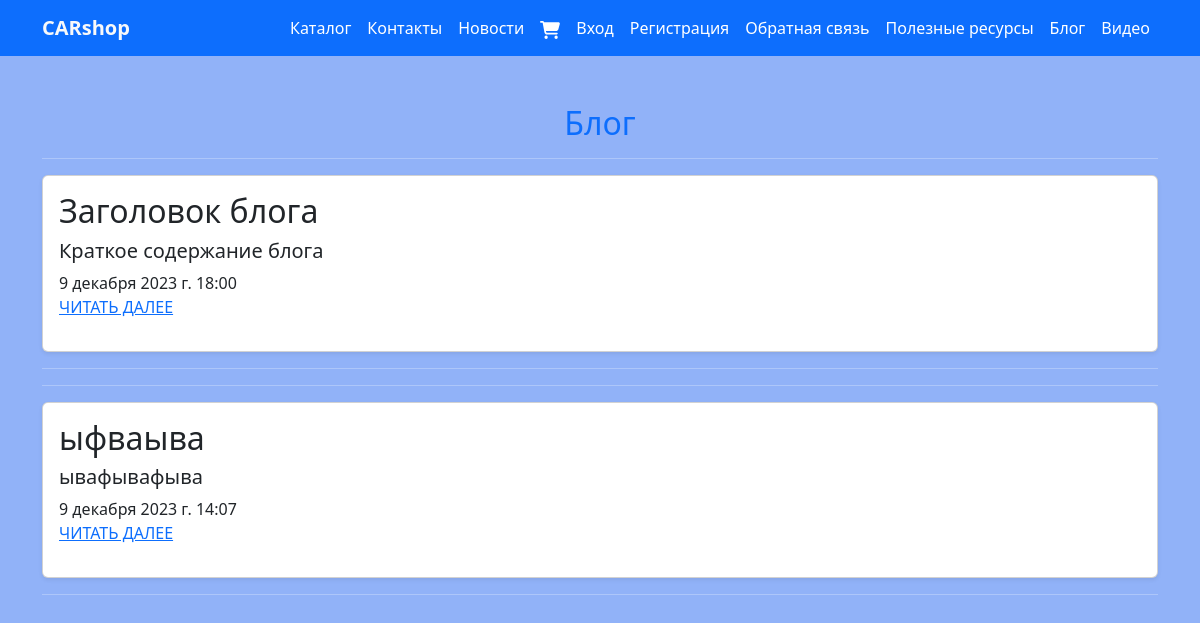
/blog, run on an earlier commit of the app's database.
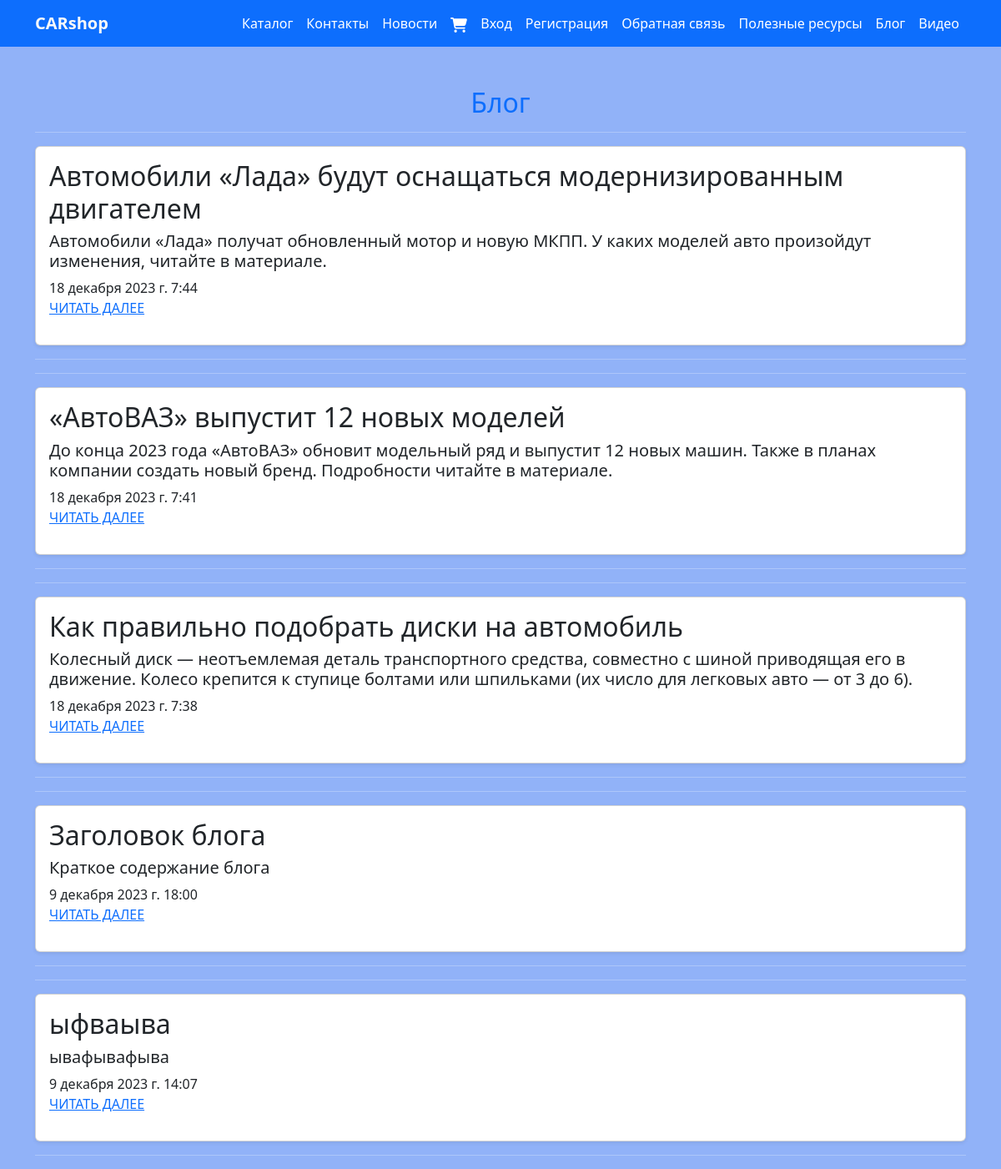
And on a later commit of the database.
### myapp/models.py (models this page shows, shortened)
class Blog(models.Model):
    title = models.CharField(max_length=100, unique_for_date='posted', verbose_name='Заголовок')
    author = models.ForeignKey(User, null=True, blank=True, on_delete=models.SET_NULL, verbose_name="Автор")
    description = models.TextField(verbose_name='Краткое содержание')
    content = models.TextField(verbose_name='Полное содержание')
    posted = models.DateTimeField(default=datetime.now(), db_index=True, verbose_name='Опубликована')
    image = models.FileField(default="temp.jpg", verbose_name='Путь к картинке')
    class Meta:
        db_table = 'Posts'
        ordering = ['-posted']
        verbose_name = 'статья блога'
        verbose_name_plural = 'статья блога'

### myapp/views.py (the view)
# urls.py: path('blog', views.blog, name="blog"),
def blog(request):
    posts = Blog.objects.all()
    assert isinstance(request, HttpRequest)
    return render(
        request,
        'app/blog.html',
        {
            'title': 'Блог',
            'posts': posts,
            'year': datetime.now().year,
        }
    )

### myapp/templates/app/blog.html
{% extends 'app/layout.html' %}
{% load static %}
{% block content %}
    <h2 class="text-center text-primary mt-5">{{ title }}</h2>
    {% for post in posts %}
        <hr/>
        <div class="col-md-12">
            <div class="card mb-3 shadow-sm">
                <div class="card-body">
                    <h2 class="card-title">{{ post.title }}</h2>
                    <h5 class="card-text fw-normal">{{ post.description }}</h5>
                    <span class="fs-6">{{ post.posted }}</span>
                    <p><a href="{% url 'blogpost' parametr=post.id %}">ЧИТАТЬ ДАЛЕЕ</a></p>
                </div>
            </div>
        </div>
        <hr/>
    {% endfor %}
{% endblock %}

### myapp/templates/app/layout.html (shortened to what this page needs)
<!DOCTYPE html>
{% load static %}
<html lang="ru">
<head>
    <link href="https://cdn.jsdelivr.net/npm/bootstrap@5.3.2/dist/css/bootstrap.min.css" rel="stylesheet"
>
    <link rel="stylesheet" type="text/css" href="{% static 'css/styles.css' %}">
</head>
<body>
<nav class="navbar bg-primary navbar-expand-lg">
    <div class="container">
        <a class="navbar-brand fw-semibold text-light" href={% url 'store' %}>
            CARshop
        <div class="d-flex justify-content-center">
            <div class="collapse navbar-collapse" id="navbarSupportedContent">
                <ul class="navbar-nav me-auto mb-2 mb-lg-0">
                    <li class="nav-item">
                        <a class="nav-link " aria-current="page" href={% url 'catalog' %}>Каталог</a>
                    </li>
                    <li class="nav-item">
                        <a class="nav-link " aria-current="page" href={% url 'contact' %}>Контакты</a>
                    </li>
                    <li class="nav-item dropdown">
                        <a class="nav-link " aria-current="page" href={% url 'news' %}>Новости</a>
                    </li>
                    <li class="nav-item dropdown">
                        <a class="nav-link" aria-current="page" href={% url 'cart' %}>
                            <img src="{% static 'app/cart.svg' %}" alt="cart" width="20" height="20">
                        </a>
                    </li>
                    {% if user.is_authenticated %}
                        <li class="nav-item dropdown">
                            <a class="nav-link " href={% url 'store' %}>{{ user.username }}</a>
                        </li>
                        <li class="nav-item">
                            <a class="nav-link " href="{% url 'logout' %}">Выйти</a>
                        </li>
                    {% else %}
                        <li class="nav-item dropdown">
                            <a class="nav-link " href="{% url 'login' %}">Вход</a>
                        </li>
                        <li class="nav-item dropdown">
                            <a class="nav-link " href="{% url 'registration' %}">Регистрация</a>
                        </li>
                    {% endif %}
                    <li class="nav-item">
                        <a class="nav-link " href={% url 'pool' %}>
                            Обратная связь
                        </a>
                    </li>
                <li class="nav-item dropdown ">
                        <a class="nav-link" aria-current="page" href={% url 'resurs' %}>
                            Полезные ресурсы
                        </a>
                    </li>
                    <li class="nav-item dropdown ">
                        <a class="nav-link" aria-current="page" href={% url 'blog' %}>
                            Блог
                        </a>
                    </li>
                <li class="nav-item dropdown">
                        <a class="nav-link " aria-current="page" href={% url 'videopost' %}>
                            Видео
                    </li>
                </ul>
            </div>
        </div>
    </div>
</nav>
<div class="container">
    {% block content %}
    {% endblock %}
</div>
</body>
</html>

### static/css/styles.css (style rules this page uses)
body { font-size: 16px; color: #ffffff; background-color: #91b2f8; }
* { box-sizing: border-box; }
a.nav-link { color: white; }

What changed in the data, as far as the page shows it:
added Blog: title "Автомобили «Лада» будут оснащаться модернизированным двигателем", description "Автомобили «Лада» получат обновленный мотор и новую МКПП. У каких моделей авто произойдут изменения, читайте в материале.", posted "18 декабря 2023 г. 7:44"
added Blog: title "«АвтоВАЗ» выпустит 12 новых моделей", description "До конца 2023 года «АвтоВАЗ» обновит модельный ряд и выпустит 12 новых машин. Также в планах компании создать новый бренд. Подробности читайте в материале.", posted "18 декабря 2023 г. 7:41"
added Blog: title "Как правильно подобрать диски на автомобиль", description "Колесный диск — неотъемлемая деталь транспортного средства, совместно с шиной приводящая его в движение. Колесо крепится к ступице болтами или шпильками (их число для легковых авто — от 3 до 6).", posted "18 декабря 2023 г. 7:38"
